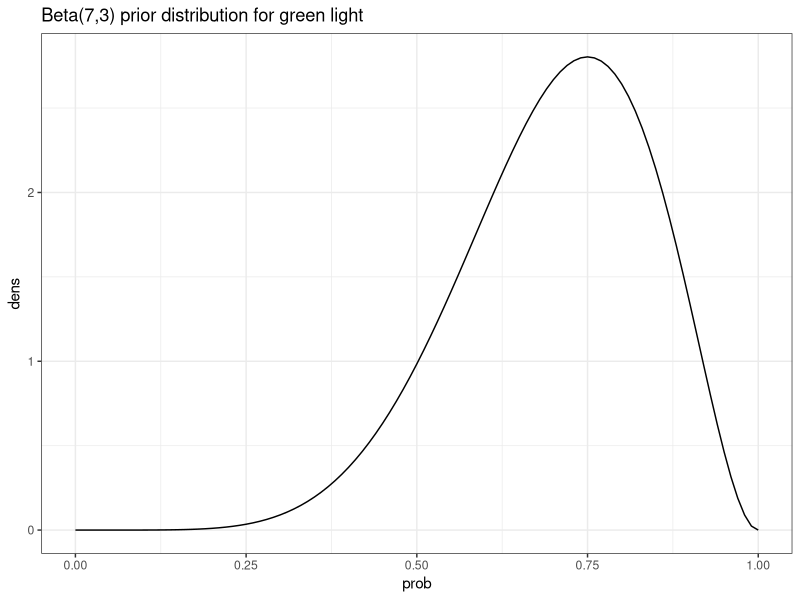
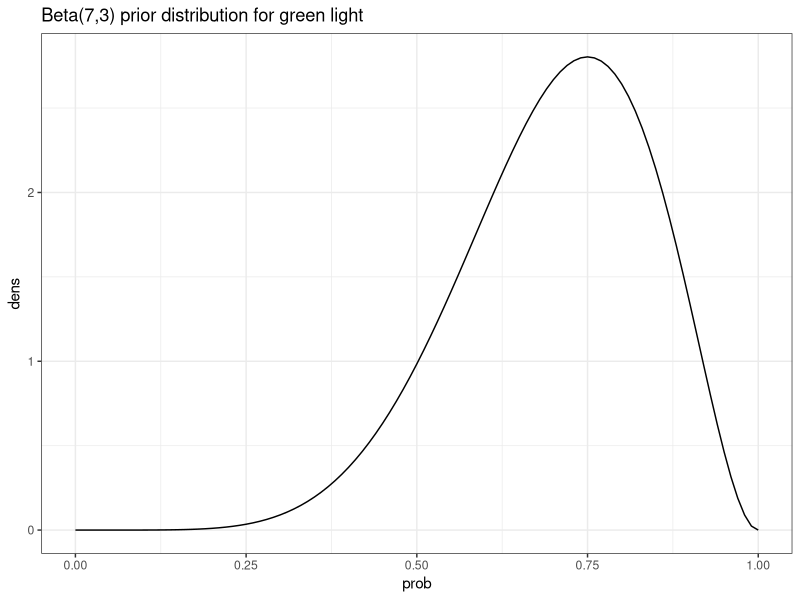
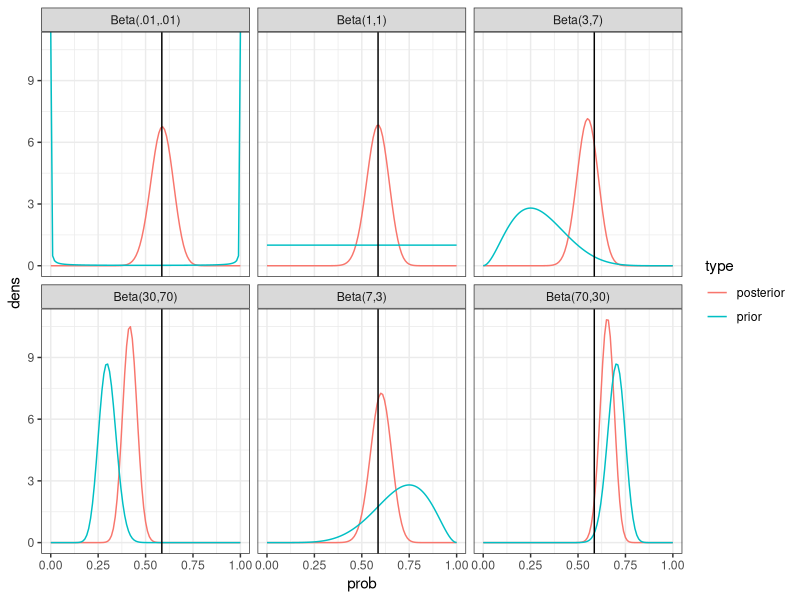

Source code (R) for these figures, in order:
## ---- chunk 1
#| include: false
library(knitr)
library(tidyverse)
library(MCMCpack)

## ---- chunk 2
p_seq <- seq(0, 1, by = .01)

tibble(dens = dbeta(p_seq, 7, 3),
       prob = p_seq )|>
  ggplot(aes(y= dens, x = prob)) +
  geom_line() + 
  theme_bw() +
  ggtitle('Beta(7,3) prior distribution for green light')
## ---- chunk 3
binom.test(41, 70)
## ---- chunk 4
p_seq <- seq(0, 1, by = .01)

tibble(dens = dbeta(p_seq, 7, 3),
       prob = p_seq )|>
  ggplot(aes(y= dens, x = prob)) +
  geom_line() + 
  theme_bw() +
  ggtitle('Beta(7,3) prior distribution for green light')
## ---- chunk 5
n <- length(p_seq)
tibble(dens = c(dbeta(p_seq, .01, .01),
                dbeta(p_seq, 1, 1),
                dbeta(p_seq, 7, 3),
                dbeta(p_seq, 3, 7),
                dbeta(p_seq, 70, 30),
                dbeta(p_seq, 30, 70),
                dbeta(p_seq, .01 + 41, .01 + 29),
                dbeta(p_seq, 1 + 41, 1 + 29),
                dbeta(p_seq, 7 + 41, 3 + 29),
                dbeta(p_seq, 3 + 41, 7 + 29),
                dbeta(p_seq, 70 + 41, 30 + 29),
                dbeta(p_seq, 30 + 41, 70 + 29)),
       prob = rep(p_seq, 12 ),
       type = c(rep('prior', 6 * n), rep('posterior', 6 * n)),
       prior = c(rep(c('Beta(.01,.01)',
                     'Beta(1,1)',
                     'Beta(7,3)',
                     'Beta(3,7)',
                     'Beta(70,30)',
                     'Beta(30,70)'), each = n),
       rep(c('Beta(.01,.01)',
                     'Beta(1,1)',
                     'Beta(7,3)',
                     'Beta(3,7)',
                     'Beta(70,30)',
                     'Beta(30,70)'), each = n)))|>
  ggplot(aes(y = dens, x = prob, color = type))+
  geom_line() +
  facet_wrap(.~prior)+
  theme_bw() +
  geom_vline(xintercept = 41 / 70)
## ---- chunk 6
#| echo: false
rolls <- c(6, 2, 6, 2, 2, 2, 6, 3, 3, 6, 6, 1)
rolls 
## ---- chunk 7
roll_table <- tibble(rolls = factor(1:6)) |> 
  left_join(tibble(rolls = factor(rolls)) |> 
    group_by(rolls) |> 
    count(), by = join_by(rolls)) |>
  ungroup() |>
  replace_na(list(n = 0)) |>
  arrange(rolls) |>
  mutate(alpha = rep(1,6),
         post = alpha + n,
         mean = post / sum(post)) 

roll_table |>
  kable(digits = 2)
## ---- chunk 8
#| warning: false
post_samples <- as_tibble(rdirichlet(10000, roll_table |> dplyr::select(post) |> pull()))

post_samples |> apply(2, quantile, probs = c(.025, .975)) |> round(3)
## ---- chunk 9
roll_table |> mutate(MLE = n / sum(n)) |>
  kable(digits = 3)
